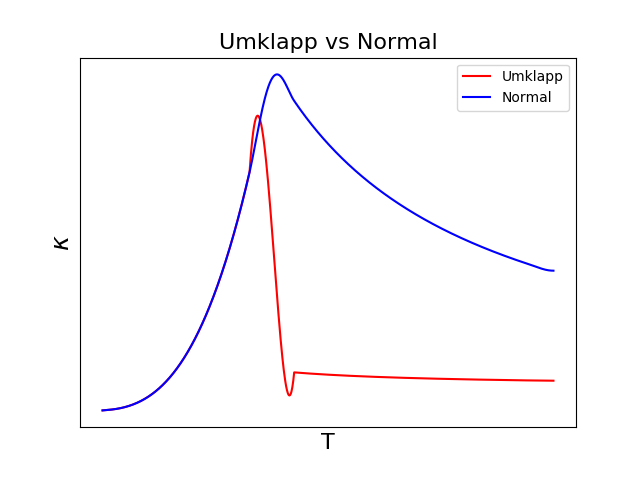

Reproduce this figure in Python.
import numpy as np 
from matplotlib import pyplot as plt


def savitzky_golay(y, window_size, order, deriv=0, rate=1):
    
    from math import factorial
    
    #try:
    #    window_size = np.abs(np.int(window_size))
    #    order = np.abs(np.int(order))
    #except ValueError, msg:
    #    raise ValueError("window_size and order have to be of type int")
    #if (window_size % 2 != 1) or (window_size < 1):
    #    raise TypeError("window_size size must be a positive odd number")
    #if window_size < order + 2:
    #    raise TypeError("window_size is too small for the polynomials order")
    order_range = range(order+1)
    half_window = (window_size -1) // 2
    # precompute coefficients
    b = np.mat([[k**i for i in order_range] for k in range(-half_window, half_window+1)])
    m = np.linalg.pinv(b).A[deriv] * rate**deriv * factorial(deriv)
    # pad the signal at the extremes with
    # values taken from the signal itself
    firstvals = y[0] - np.abs( y[1:half_window+1][::-1] - y[0] )
    lastvals = y[-1] + np.abs(y[-half_window-1:-1][::-1] - y[-1])
    y = np.concatenate((firstvals, y, lastvals))
    return np.convolve( m[::-1], y, mode='valid')

def conductivity(T):
    y =  np.where(T < 1, T**3, 1/T)
    return savitzky_golay(y, 100, 2)
    #return y

def conductivity2(T):
    y = np.where(T < 1, T**3, np.exp(1/(2*T) - (np.exp(0.5) + 1) ))
    #y = np.exp(1/(2*T) - (np.exp(0.5) + 1) )
    return savitzky_golay(y, 100, 2)
    #return y

T1 = np.linspace(0.1,2.5,1001)
T2 = np.linspace(0.1, 2.5,1001)
kappa1 = conductivity(T1)
kappa2 = conductivity2(T2)

plt.plot(T2,kappa2, 'r', label='Umklapp')
plt.plot(T1,kappa1, 'b', label='Normal')
#plt.yscale('log')
plt.xticks([],[])
plt.yticks([],[])
plt.ylabel(r'$\kappa$', fontsize=18)
plt.xlabel('T', fontsize=16)
plt.title('Umklapp vs Normal', fontsize=16)
plt.legend()
plt.show()
